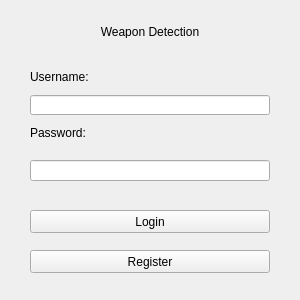
<?xml version="1.0" encoding="UTF-8"?>
<ui version="4.0">
 <class>MainWindow</class>
 <widget class="QMainWindow" name="MainWindow">
  <property name="geometry">
   <rect>
    <x>0</x>
    <y>0</y>
    <width>300</width>
    <height>300</height>
   </rect>
  </property>
  <property name="minimumSize">
   <size>
    <width>300</width>
    <height>300</height>
   </size>
  </property>
  <property name="maximumSize">
   <size>
    <width>300</width>
    <height>300</height>
   </size>
  </property>
  <property name="windowTitle">
   <string>Weapn Detection</string>
  </property>
  <widget class="QWidget" name="centralwidget">
   <widget class="QLabel" name="label_name">
    <property name="geometry">
     <rect>
      <x>50</x>
      <y>25</y>
      <width>200</width>
      <height>13</height>
     </rect>
    </property>
    <property name="text">
     <string>Weapon Detection</string>
    </property>
    <property name="alignment">
     <set>Qt::AlignCenter</set>
    </property>
   </widget>
   <widget class="QLabel" name="label_username">
    <property name="geometry">
     <rect>
      <x>30</x>
      <y>70</y>
      <width>66</width>
      <height>13</height>
     </rect>
    </property>
    <property name="text">
     <string>Username:</string>
    </property>
   </widget>
   <widget class="QLabel" name="label_password">
    <property name="geometry">
     <rect>
      <x>30</x>
      <y>125</y>
      <width>60</width>
      <height>16</height>
     </rect>
    </property>
    <property name="text">
     <string>Password:</string>
    </property>
   </widget>
   <widget class="QLineEdit" name="username_2">
    <property name="geometry">
     <rect>
      <x>30</x>
      <y>95</y>
      <width>240</width>
      <height>20</height>
     </rect>
    </property>
   </widget>
   <widget class="QLineEdit" name="password_input">
    <property name="geometry">
     <rect>
      <x>30</x>
      <y>160</y>
      <width>240</width>
      <height>21</height>
     </rect>
    </property>
    <property name="maximumSize">
     <size>
      <width>300</width>
      <height>300</height>
     </size>
    </property>
    <property name="echoMode">
     <enum>QLineEdit::Password</enum>
    </property>
   </widget>
   <widget class="QPushButton" name="login_button">
    <property name="geometry">
     <rect>
      <x>30</x>
      <y>210</y>
      <width>240</width>
      <height>23</height>
     </rect>
    </property>
    <property name="text">
     <string>Login</string>
    </property>
   </widget>
   <widget class="QPushButton" name="register_button">
    <property name="geometry">
     <rect>
      <x>30</x>
      <y>250</y>
      <width>240</width>
      <height>23</height>
     </rect>
    </property>
    <property name="text">
     <string>Register</string>
    </property>
   </widget>
  </widget>
 </widget>
 <resources/>
 <connections/>
</ui>
